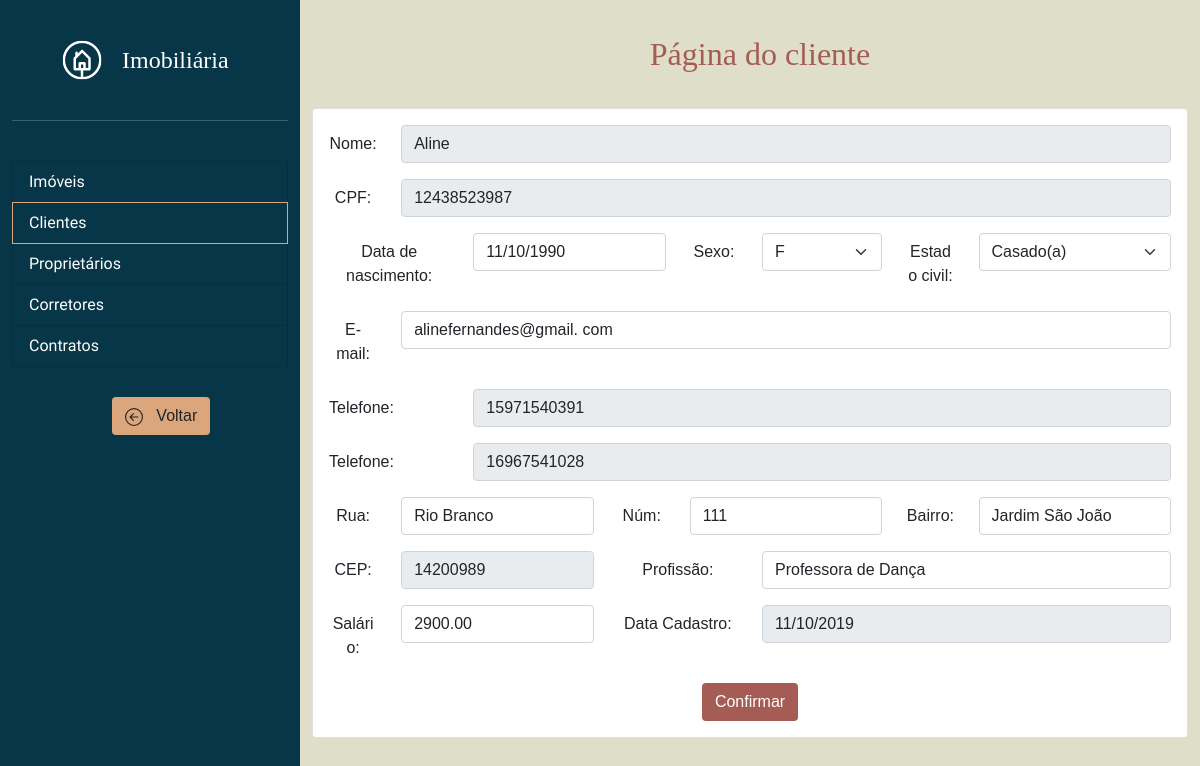
/pagina_cliente_editar.php?cpf=12438523987, run on the app's committed database.
### tables this page shows
CREATE TABLE `cliente` (
  `cpf` bigint(11) NOT NULL,
  `nome` varchar(40) NOT NULL,
  `sexo` varchar(1) DEFAULT NULL,
  `dataNascimento` date DEFAULT NULL,
  `email` varchar(30) NOT NULL,
  `estadoCivil` varchar(40) NOT NULL,
  `salario` decimal(7,2) NOT NULL,
  `profissao` varchar(40) NOT NULL,
  `dataCadastro` date NOT NULL,
  `endBairro` varchar(40) DEFAULT NULL,
  `endRua` varchar(40) DEFAULT NULL,
  `endNum` int(5) DEFAULT NULL,
  `cep` int(8) DEFAULT NULL
);

CREATE TABLE `telefonecliente` (
  `numero` bigint(12) NOT NULL,
  `cpfCliente` bigint(11) NOT NULL
);

### pagina_cliente_editar.php (the view, shortened to what this page needs)
<!doctype html>
<html lang="en">
    <?php
        if(!isset($_REQUEST['cpf'])) {
            header('Location: clientes.php');
            exit;
            return;
        } else {
            $conexao = mysqli_connect("localhost","root","", "imobiliaria") or die("Erro");
            $cpf = $_REQUEST['cpf'];
            $query = "SELECT * FROM cliente WHERE cpf = '$cpf'";
            $result = mysqli_query($conexao, $query) or die(mysql_error());
            if(!($row = mysqli_fetch_array($result))){
                header('Location: clientes.php');
                exit;
                return;
            }
        }
    ?>
  <head>
    <link rel="stylesheet" href="css/bootstrap.min.css">
    <link rel="stylesheet" href="css/style.css" />
  </head>
  <body>
    <div class="container-fluid h-100">
      <div class="row h-100">
        <div class="col-3" style="background-color: #063647; size: 20px;">
          <a href="" class="d-flex align-items-center mb-3 mb-md-0 me-md-auto text-white text-decoration-none" style="margin-top: 40px; margin-left: 50px;">
            <img src="images/logo.png" width="40px" height="40px">
            <span class="fs-4" style="margin-left: 20px; font-family: 'Playfair Display SC', serif;">
              Imobiliária
            </span>
          </a>
          <hr style="color: #DFDFC9; margin-top: 40px;">
          <div class="list-group text-white" style="margin-top: 40px; background-color: #063647; font-family: 'Taviraj', serif;">
            <a href="index.php" class="list-group-item list-group-item-action text-white" style="background-color: #063647;"> Imóveis </a>
            <a href="clientes.php" class="list-group-item list-group-item-action text-white active" style="background-color: #063647; border-color: #DBA67B;" aria-current="true">
              Clientes
            </a>
            <a href="proprietarios.php" class="list-group-item list-group-item-action text-white" style="background-color: #063647;">Proprietários</a>
            <a href="corretores.php" class="list-group-item list-group-item-action text-white" style="background-color: #063647;">Corretores</a>
            <a href="contratos.php" class="list-group-item list-group-item-action text-white" style="background-color: #063647;">Contratos</a>
          </div>
          <a class="btn text-dark" style="background-color: #DBA67B; margin-top: 30px; margin-left: 100px;" href="clientes.php" role="button">
            &nbsp Voltar
          </a>
        </div>
        <div class="col" style="background-color: #DFDFC9;">
          <h1 class="h2 text-center" style="font-family: 'Playfair Display SC', serif; color: #A55C55; margin-left: 20px; margin-top: 35px; margin-bottom: 35px;">
              Página do cliente
          </h1>
          <?php
          echo '
          <form action="back-end/atualizar_cliente.php" method="post">
          <div class="card text-center">
              <div class="card-body">
                    <div class=" mb-3 row">
                      <label for="inputNome" class="col-sm-1 col-form-label">Nome:</label>
                        <div class="col">
                          <input type="nome" class="col-sm-1 form-control" name="inputNome" id="inputNome" placeholder="Digite seu nome" value='.$row['nome'].' readonly>
                        </div>
                    </div>
                    <div class="mb-3 row">
                        <label for="inputCPF" class="col-sm-1 col-form-label">CPF:</label>
                          <div class="col">
                            <input type="text" class="form-control" name="inputCPF" value="'.$row['cpf'].'" disabled readonly>
                          </div>
                    </div>
                    <div class="mb-3 row">
                      <label for="inputDataNasc" class="col-2 col-form-label">Data de nascimento:</label>
                        <div class="col">
                          <input type="dataNasc" class="form-control" name="inputDataNasc" id="inputDataNasc" placeholder="Digite a data" value="'.date("d/m/Y", strtotime($row['dataNascimento'])).'">
                        </div>
                      <label for="inputSexo" class="col-sm-1 col-form-label">Sexo:</label>
                      <div class="col-sm-2">
                          <div class="input-group col-sm-6">
                            <select class="col-sm-6 form-select" name="inputSexo" id="inputSexo">';
                              if($row['sexo'] == 'M') {
                                echo '<option selected value="M">M</option>';
                                echo '<option value="F">F</option>';
                              } else if($row['sexo'] == 'F') {
                                    echo '<option selected value="F">F</option>';
                                }else {
                                    echo '<option value="M">M</option>
                                    <option value="F">F</option>';
                                }
                                echo'
                            </select>
                          </div>
                      </div>
                      <label class="col-sm-1 col-form-label" for="inputEstadoCivil">Estado civil:</label>
                      <div class="col-sm-3">
                          <div class="input-group col-sm-6">
                            <select class="col-sm-6 form-select" name="inputEstadoCivil" id="inputEstadoCivil">
                            ';
                            if($row['estadoCivil'] == 'Solteiro(a)') {
                                echo '<option selected value="Solteiro(a)">Solteiro(a)</option>
                                <option value="Casado(a)">Casado(a)</option>
                                <option value="Viúvo(a)">Viúvo(a)</option>
                                <option value="Divorciado(a)">Divorciado(a)</option>';
                            }else if($row['estadoCivil'] == 'Casado(a)') {
                                echo '<option value="Solteiro(a)">Solteiro(a)</option>
                                <option selected value="Casado(a)">Casado(a)</option>
                                <option value="Viúvo(a)">Viúvo(a)</option>
                                <option value="Divorciado(a)">Divorciado(a)</option>';
                            }else if($row['estadoCivil'] == 'Viúvo(a)') {
                                echo '<option value="Solteiro(a)">Solteiro(a)</option>
                                <option  value="Casado(a)">Casado(a)</option>
                                <option selected value="Viúvo(a)">Viúvo(a)</option>
                                <option value="Divorciado(a)">Divorciado(a)</option>';
                            }else if($row['estadoCivil'] == 'Divorciado(a)') {
                                echo '<option value="Solteiro(a)">Solteiro(a)</option>
                                <option value="Casado(a)">Casado(a)</option>
                                <option value="Viúvo(a)">Viúvo(a)</option>
                                <option selected value="Divorciado(a)">Divorciado(a)</option>';
                            }
                              echo '
                            </select>
                          </div>
                      </div>
                    </div>
                    <div class="mb-3 row">
                      <label for="inputEmail" class="col-sm-1 col-form-label">E-mail:</label>
                      <div class="col">
                        <input type="email" class="col-sm-1 form-control" name="inputEmail" id="inputEmail" value="'.$row['email'].'" placeholder="Digite o e-mail">
                      </div>
                    </div>
                            ';
                $query = "SELECT * FROM telefonecliente WHERE cpfCliente = '$cpf'";
                $result1 = mysqli_query($conexao, $query) or die(mysql_error());
                while($row1 = mysqli_fetch_array($result1)) {
                    echo '<div class="mb-3 row">
                    <label class="col-sm-2 col-form-label text-start">Telefone:</label>
                    <div class="col">
                      <input class="col-sm-1 form-control" name="inputTelefone" id="inputTelefone1" value="'.$row1['numero'].'" placeholder="Insira o numero de telefone" readonly>
                    </div>
                  </div>';
                }
                echo '
                    <div class="mb-3 row">
                      <label for="inputRua" class="col-sm-1 col-form-label">Rua:</label>
                      <div class="col-sm-3">
                        <input type="rua" class="col-sm-1 form-control" name="inputRua" id="inputRua" placeholder="Rua" value="'.$row['endRua'].'">
                      </div>
                      <label for="inputNum" class="col-sm-1 col-form-label">Núm:</label>
                      <div class="col">
                        <input type="numero" class="col-sm-1 form-control" name="inputNum" id="inputNum" placeholder="Número" value="'.$row['endNum'].'">
                      </div>
                      <label for="inputBairro" class="col-sm-1 col-form-label">Bairro:</label>
                      <div class="col-sm-3">
                        <input type="bairro" class="col-sm-1 form-control" name="inputBairro" id="inputBairro" placeholder="Bairro" value="'.$row['endBairro'].'">
                      </div>
                    </div>
                    <div class="mb-3 row">
                      <label for="inputCEP" class="col-sm-1 col-form-label">CEP:</label>
                      <div class="col-3">
                        <input type="text" class="col-sm-1 form-control" name="inputCEP" id="inputCEP" placeholder="CEP" value="'.$row['cep'].'" readonly>
                      </div>
                      <label for="inputProfissao" class="col-sm-2 col-form-label">Profissão:</label>
                      <div class="col">
                        <input type="text" class="col-sm-1 form-control" name="inputProfissao" id="inputProfissao" placeholder="Digite a profissão" value="'.$row['profissao'].'">
                      </div>
                    </div>
                    <div class="mb-3 row">
                      <label for="inputSalario" class="col-sm-1 col-form-label">Salário:</label>
                      <div class="col-3">
                        <input type="Salário" class="col-sm-1 form-control" name="inputSalario" id="inputSalario" placeholder="Salário" value="'.$row['salario'].'">
                      </div>
                      <label for="inputDataCad" class="col-sm-2 col-form-label">Data Cadastro:</label>
                      <div class="col">
                        <input type="DataCad" class="col-sm-1 form-control" name="inputDataCad" id="inputDataCad" placeholder="dd/mm/yyyy" value="'.date("d/m/Y", strtotime($row['dataCadastro'])).'" readonly>
                      </div>
                    </div>
                    <input type="text" class="d-none" name="inputC" value="'.$row['cpf'].'">
                    <button class="btn text-white" style="background-color: #A55C55;" type="submit" name="submit">Confirmar</button>
</div>
</div>
</form>';
                            ?>
        </div>
      </div>
    </div>
  </body>
</html>

### css/style.css (style rules this page uses)
html, body { height: 100%; font-family: 'Red Hat Text', sans-serif; }

### data on the page
cliente: inputCPF "12438523987", inputDataNasc "11/10/1990", inputSexo "F", inputEstadoCivil "Casado(a)", inputEmail "alinefernandes@gmail. com", inputRua "Rio Branco", inputNum "111", inputBairro "Jardim São João", inputCEP "14200989", inputProfissao "Professora de Dança", inputSalario "2900.00", inputDataCad "11/10/2019"
telefonecliente: inputTelefone "15971540391"
telefonecliente: inputTelefone "16967541028"
